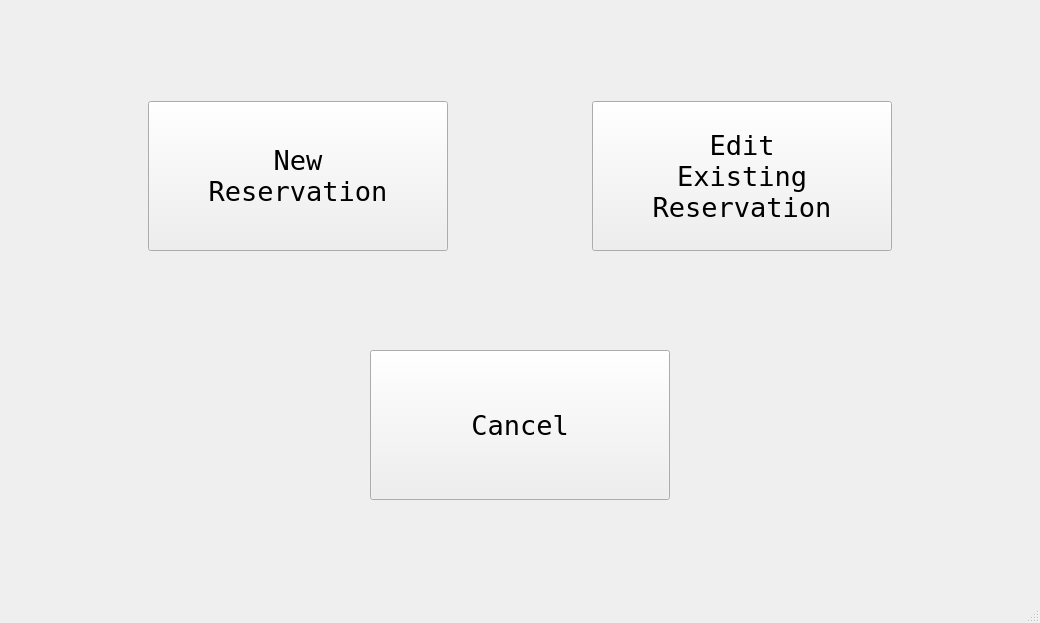
<?xml version="1.0" encoding="UTF-8"?>
<ui version="4.0">
 <class>ReservationRoot</class>
 <widget class="QMainWindow" name="ReservationRoot">
  <property name="geometry">
   <rect>
    <x>0</x>
    <y>0</y>
    <width>1040</width>
    <height>623</height>
   </rect>
  </property>
  <property name="windowTitle">
   <string>MainWindow</string>
  </property>
  <widget class="QWidget" name="centralwidget">
   <layout class="QVBoxLayout" name="verticalLayout">
    <item>
     <spacer name="verticalSpacer">
      <property name="orientation">
       <enum>Qt::Vertical</enum>
      </property>
      <property name="sizeHint" stdset="0">
       <size>
        <width>20</width>
        <height>76</height>
       </size>
      </property>
     </spacer>
    </item>
    <item>
     <layout class="QHBoxLayout" name="horizontalLayout">
      <item>
       <spacer name="horizontalSpacer_5">
        <property name="orientation">
         <enum>Qt::Horizontal</enum>
        </property>
        <property name="sizeHint" stdset="0">
         <size>
          <width>40</width>
          <height>20</height>
         </size>
        </property>
       </spacer>
      </item>
      <item>
       <widget class="QPushButton" name="newResButton">
        <property name="minimumSize">
         <size>
          <width>300</width>
          <height>150</height>
         </size>
        </property>
        <property name="font">
         <font>
          <family>Terminal</family>
          <pointsize>20</pointsize>
         </font>
        </property>
        <property name="text">
         <string>New
Reservation</string>
        </property>
       </widget>
      </item>
      <item>
       <spacer name="horizontalSpacer">
        <property name="orientation">
         <enum>Qt::Horizontal</enum>
        </property>
        <property name="sizeHint" stdset="0">
         <size>
          <width>40</width>
          <height>20</height>
         </size>
        </property>
       </spacer>
      </item>
      <item>
       <widget class="QPushButton" name="editExistingButton">
        <property name="minimumSize">
         <size>
          <width>300</width>
          <height>150</height>
         </size>
        </property>
        <property name="font">
         <font>
          <family>Terminal</family>
          <pointsize>20</pointsize>
         </font>
        </property>
        <property name="text">
         <string>Edit
Existing
Reservation</string>
        </property>
       </widget>
      </item>
      <item>
       <spacer name="horizontalSpacer_2">
        <property name="orientation">
         <enum>Qt::Horizontal</enum>
        </property>
        <property name="sizeHint" stdset="0">
         <size>
          <width>40</width>
          <height>20</height>
         </size>
        </property>
       </spacer>
      </item>
     </layout>
    </item>
    <item>
     <spacer name="verticalSpacer_2">
      <property name="orientation">
       <enum>Qt::Vertical</enum>
      </property>
      <property name="sizeHint" stdset="0">
       <size>
        <width>20</width>
        <height>75</height>
       </size>
      </property>
     </spacer>
    </item>
    <item>
     <layout class="QHBoxLayout" name="horizontalLayout_2">
      <item>
       <spacer name="horizontalSpacer_3">
        <property name="orientation">
         <enum>Qt::Horizontal</enum>
        </property>
        <property name="sizeHint" stdset="0">
         <size>
          <width>40</width>
          <height>20</height>
         </size>
        </property>
       </spacer>
      </item>
      <item>
       <widget class="QPushButton" name="cancelButton">
        <property name="minimumSize">
         <size>
          <width>300</width>
          <height>150</height>
         </size>
        </property>
        <property name="font">
         <font>
          <family>Terminal</family>
          <pointsize>20</pointsize>
         </font>
        </property>
        <property name="text">
         <string>Cancel</string>
        </property>
       </widget>
      </item>
      <item>
       <spacer name="horizontalSpacer_4">
        <property name="orientation">
         <enum>Qt::Horizontal</enum>
        </property>
        <property name="sizeHint" stdset="0">
         <size>
          <width>40</width>
          <height>20</height>
         </size>
        </property>
       </spacer>
      </item>
     </layout>
    </item>
    <item>
     <spacer name="verticalSpacer_3">
      <property name="orientation">
       <enum>Qt::Vertical</enum>
      </property>
      <property name="sizeHint" stdset="0">
       <size>
        <width>20</width>
        <height>76</height>
       </size>
      </property>
     </spacer>
    </item>
   </layout>
  </widget>
  <widget class="QMenuBar" name="menubar">
   <property name="geometry">
    <rect>
     <x>0</x>
     <y>0</y>
     <width>1040</width>
     <height>21</height>
    </rect>
   </property>
  </widget>
  <widget class="QStatusBar" name="statusbar"/>
 </widget>
 <resources/>
 <connections/>
</ui>
